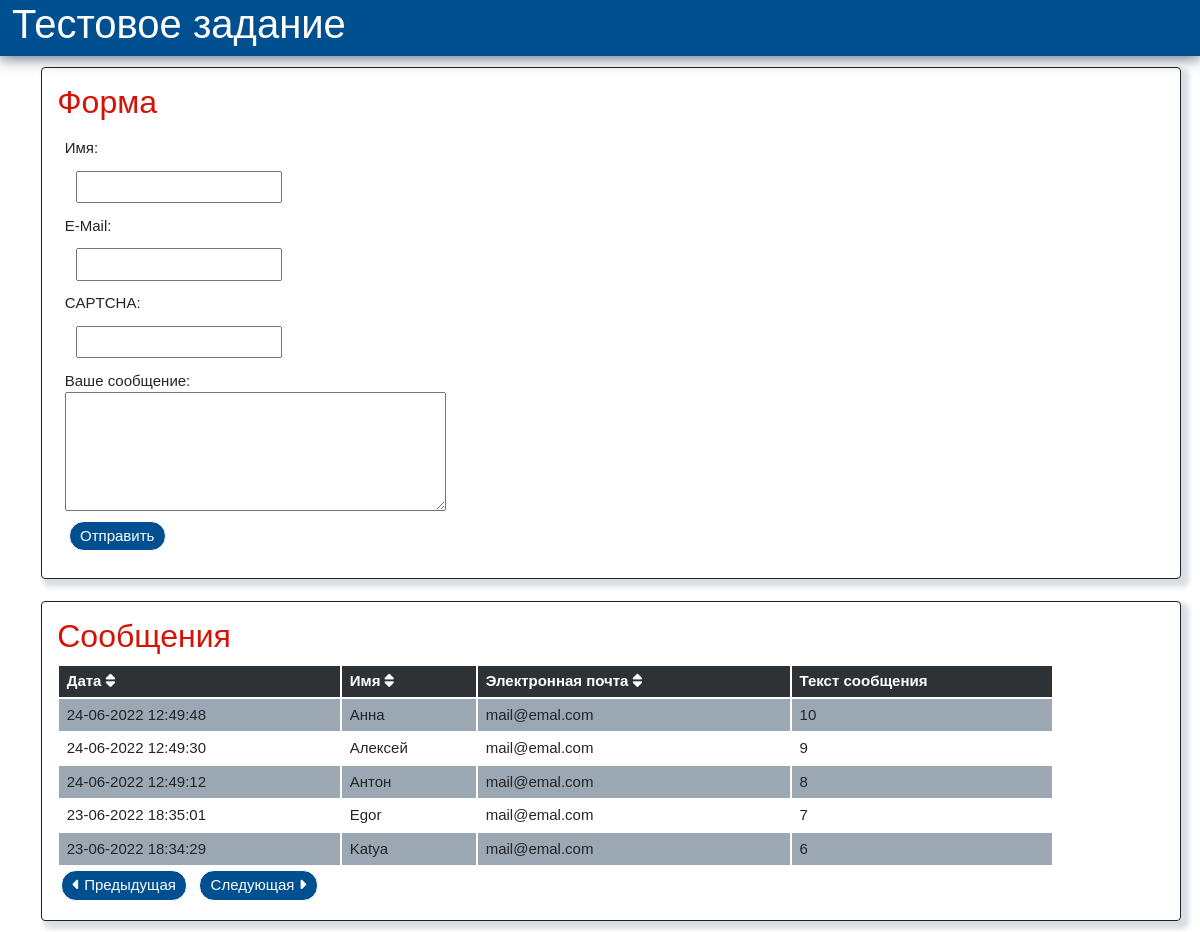
Screenshot of /?messages_page=2 with the database file from the repository.
### tables this page shows
CREATE TABLE `messages` (
  `message_id` int NOT NULL,
  `message_date` text NOT NULL,
  `browser` varchar(250) NOT NULL,
  `user_name` varchar(25) NOT NULL,
  `email` varchar(30) NOT NULL,
  `ip` varchar(15) NOT NULL,
  `text_message` text NOT NULL
);

### functions.php (the view, shortened to what this page needs)
<?php
require_once dirname( __FILE__ ) . '\config.php';
class DBconnect {
	private $connect;
	function connect () {
		global $db_config;
		try {
			$dsn = 'mysql:dbname='. $db_config['name'] .';host='. $db_config['host'] .';charset='. $db_config['charset'];
			$this->connect = new PDO( $dsn, $db_config['user'], $db_config['password'] );
			$this->connect->setAttribute(PDO::ATTR_ERRMODE, PDO::ERRMODE_EXCEPTION);
		} catch (PDOException $e) {
			echo 'Ошибка отправки сообщения.';
			die();
		}
		return $this->connect;
	}
}
class Message extends DBconnect{
	function showMessages(){
		$db_connect = $this->connect();
		$per_page = 5;
		$cur_page = 1;
		if ( !isset( $_GET[ 'order_type' ] )){
			$order_type = 'message_date';
		} else {
			$order_type = $_GET[ 'order_type' ];
		}
		if( !isset ( $_GET['order_trigger'] )){
			$order_trigger = 'DESC';
		} else {
			$order_trigger = $_GET['order_trigger'];
		}
		if( $order_trigger == 'DESC' ){
			$order_trigger_link = 'ASC';
		} else if ( $order_trigger == 'ASC' ){
			$order_trigger_link = 'DESC';
		} else {
			$order_trigger_link = 'DESC';
		}
		if ( isset( $_GET[ 'messages_page' ] )){
			$page = $_GET[ 'messages_page' ];
		} else {
			$page = 0;
		}
		function orderLink( $order_type, $order_trigger_link ){
			$order_link = '?order_type=' . $order_type . '&order_trigger=' . $order_trigger_link;
			return $order_link;
		}
		if ( isset( $page ) && $page > 0 ){
			$cur_page = $page;
		}
		$start = ( $cur_page - 1 ) * $per_page;
		$sql_rows_count  = "SELECT FOUND_ROWS() FROM messages";
		$rows = $db_connect->query( $sql_rows_count )->fetchColumn();
		$num_pages = ceil($rows / $per_page);
		$sql_message = "SELECT * FROM messages ORDER BY $order_type $order_trigger LIMIT $start, $per_page";
		$messages_data = $db_connect->query( $sql_message )->fetchAll();
	?>
				<table>
				<tr>
					<th><a href="<?php echo orderLink( 'message_date', $order_trigger_link ); ?>">Дата <i class="fa-solid fa-sort"></i></a></th>
					<th><a href="<?php echo orderLink( 'user_name', $order_trigger_link ); ?>">Имя <i class="fa-solid fa-sort"></i></a></th>
					<th><a href="<?php echo orderLink( 'email', $order_trigger_link ); ?>">Электронная почта <i class="fa-solid fa-sort"></i></a></th>
					<th>Текст сообщения</th>
				</tr>
	<?php
		foreach ($messages_data as $message) {
			?>
				<tr>
					<td><?php echo $message[ 'message_date' ]; ?></td>
					<td><?php echo $message[ 'user_name' ]; ?></td>
					<td><?php echo $message[ 'email' ]; ?></td>
					<td><?php echo $message[ 'text_message' ]; ?></td>
				</tr>
			<?php
		}
	?>
		</table>
	<?php
		$prev_page = $cur_page-1;
		$next_page = $cur_page+1;
		if ( !isset( $_GET[ 'order_type' ] )){
			$link = '?messages_page=';
		} else {
			$link = '?order_type=' . $order_type . '&order_trigger=' . $order_trigger . '&messages_page=';
		}
		if ( ( $cur_page >= 2 ) & ( $cur_page < $num_pages ) ) { ?>
			<a class="button" href="<?php echo $link . $prev_page; ?>"> <i class="fa-solid fa-caret-left"></i>  Предыдущая</a>
			<a class="button" href="<?php echo $link . $next_page; ?>"> Следующая <i class="fa-solid fa-caret-right"></i> </a> </span>
			<?php
		}
	}
}
?>

### index.php (shortened to what this page needs)
<?php
require_once dirname( __FILE__ ) . '\functions.php';
?>
<!DOCTYPE html>
<html lang="ru">
<head>
	<link href="https://cdn.jsdelivr.net/npm/bootstrap@5.0.2/dist/css/bootstrap.min.css" rel="stylesheet">
	<link rel="stylesheet" href="https://cdnjs.cloudflare.com/ajax/libs/font-awesome/6.1.1/css/all.min.css">
	<link rel="stylesheet" href="style.css">
</head>
<body>
	<header>
		<div class="container-fluid header">
			<div class="row  justify-content-center">
				<div class="col-md-12"><h1>Тестовое задание</h1></div>
			</div>
		</div>
	</header>
	<section id="form-section">
		<div class="container">
			<div class="row">
				<div class="col-md-12 block">
					<div><h2>Форма</h2></div>
					<div class="form">
						<form action="#" id="add_message_form" method="POST">
							<label for="user_name" >Имя:</label><br>
							<input type="text" name="user_name" id="user_name" required><br>
							<label for="email">E-Mail:</label><br>
							<input type="email" name="email" id="email" required><br>
							<label for="CAPTCHAl">CAPTCHA:</label><br>
							<input type="text" name="CAPTCHA" id="CAPTCHA" required><br>
							<label for="text_message">Ваше сообщение:</label><br>
							<textarea name="text_message" id="text_message" cols="40" rows="5" required></textarea><br>
							<input type="submit" name="message_submit" class="button" id="message_submit" value="Отправить">
						</form>
					</div>
				</div>
			</div>
		</div>
	</section>
	<section id="messages-section">
		<div class="container">
			<div class="row">
				<div class="col-md-12 block">
					<div><h2>Сообщения</h2></div>
					<div class=message_table>
						<?php
							$disp_messages = new Message;
							$disp_messages-> showMessages();
						?>
					</div>
				</div>
			</div>
		</div>
	</section>
</body>
</html>

### style.css (style rules this page uses)
body { font-family: 'DejaVuSansCondensed', sans-serif !important; font-size: 15px !important; display: flex; flex-flow: column; min-height: 100vh; }
h1, h2, h3, h4, h5 { color: #d51305; }
.header { background: #004f91; box-shadow: 0px 0px 15px 1px rgb(13 33 55 / 75%); }
.header h1, .header h2, .header h3, .header h4, .header h5 { color: #fff; }
.form { display: flex; padding: .5em; }
.form input { margin: .75em; padding: .1em .1em .3em .1em; }
.block { margin: 0.75em; padding: 1em; border: 1px solid; box-shadow: 5px 5px 5px 3px rgb(13 33 55 / 15%); border-radius: 4px; }
.message_table table { width: 90%; }
.message_table td, .message_table th { border: 2px solid #fff; padding: .3em .5em; }
.message_table tr:first-child th { margin: 5px; background: #2e3235; color: #fff; }
.message_table tr:nth-child(2n) { background: #9ba8b3; }
.message_table tr:first-child a { color: #fff; text-decoration: none; }
.button, .form .button, .button a { display: inline-block; margin: .25em; padding: .2em .7em; font-size: 1em; border: 1px solid; border-radius: 1em; background: #004f91; color: #fff; transition: .25s; text-decoration: none; }

### rows the page displays
messages: message_date "24-06-2022 12:49:48", user_name "Анна", email "mail@emal.com", text_message "10"
messages: message_date "24-06-2022 12:49:30", user_name "Алексей", email "mail@emal.com", text_message "9"
messages: message_date "24-06-2022 12:49:12", user_name "Антон", email "mail@emal.com", text_message "8"
messages: message_date "23-06-2022 18:35:01", user_name "Egor", email "mail@emal.com", text_message "7"
messages: message_date "23-06-2022 18:34:29", user_name "Katya", email "mail@emal.com", text_message "6"
